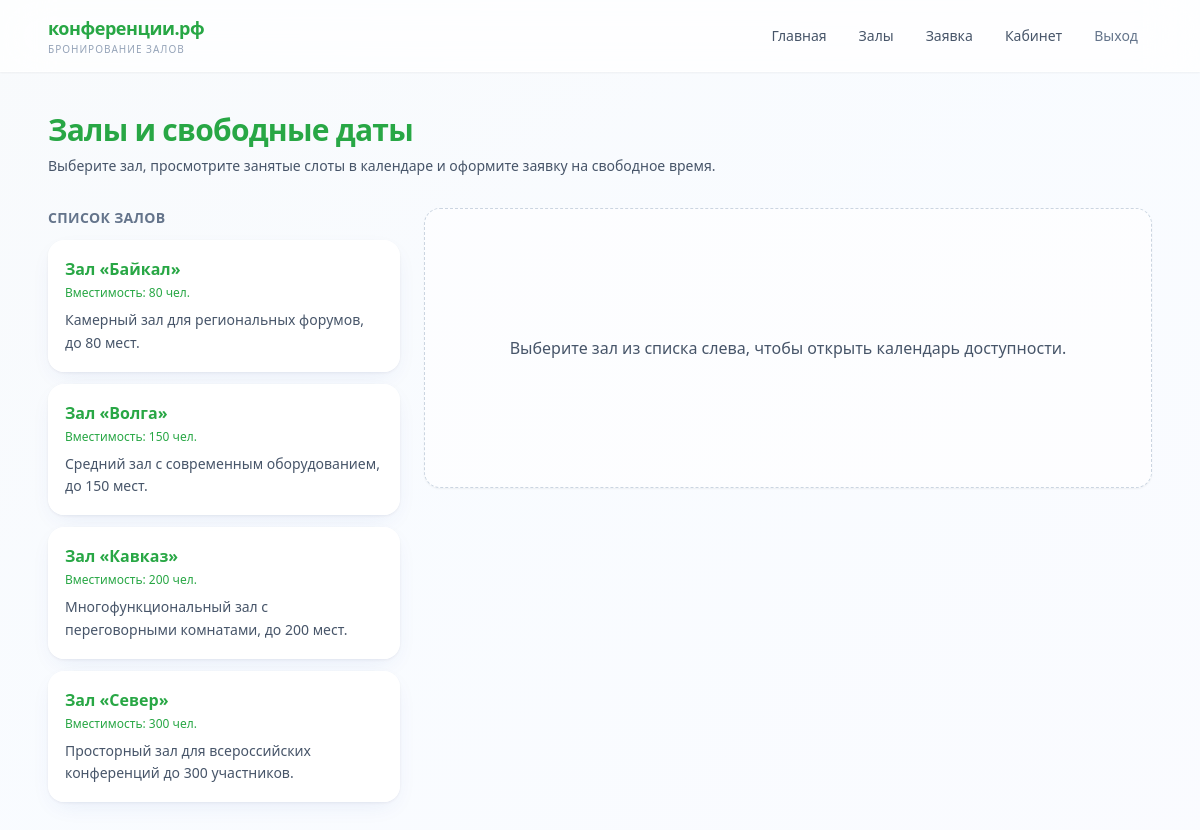
/halls/ (signed in), run on the app's committed database.
### portal/models.py (models this page shows, shortened)
class Room(models.Model):
    name = models.CharField(max_length=200, verbose_name='Название')
    description = models.TextField(blank=True, verbose_name='Описание')
    capacity = models.PositiveIntegerField(default=100, verbose_name='Вместимость')
    is_active = models.BooleanField(default=True, verbose_name='Доступен')
    class Meta:
        verbose_name = 'Зал'
        verbose_name_plural = 'Залы'
        ordering = ['name']

### portal/views.py (the view)
# urls.py: path('halls/', views.halls, name='halls'),
@login_required
def halls(request):
    rooms = Room.objects.filter(is_active=True)
    selected_room_id = request.GET.get('room')
    selected_room = None
    if selected_room_id:
        selected_room = get_object_or_404(Room, pk=selected_room_id, is_active=True)
    return render(request, 'halls.html', {
        'rooms': rooms,
        'selected_room': selected_room,
    })

### templates/halls.html (shortened to what this page needs)
{% extends 'base.html' %}
{% load static %}
{% block content %}
<header class="mb-8">
    <h1 class="text-2xl font-bold tracking-tight text-brand-950 sm:text-3xl">Залы и свободные даты</h1>
    <p class="mt-2 max-w-2xl text-sm text-slate-600">Выберите зал, просмотрите занятые слоты в календаре и оформите заявку на свободное время.</p>
</header>
<section class="grid grid-cols-1 gap-6 lg:grid-cols-3">
    <aside class="space-y-3 lg:col-span-1">
        <h2 class="text-sm font-bold uppercase tracking-wide text-slate-500">Список залов</h2>
        {% for room in rooms %}
        <a href="?room={{ room.pk }}"
           class="block rounded-2xl border bg-white/90 p-4 shadow-card backdrop-blur-sm transition hover:-translate-y-0.5 hover:shadow-soft {% if selected_room and selected_room.pk == room.pk %}border-brand-400 ring-2 ring-brand-500/30{% else %}border-white/80 hover:border-brand-200{% endif %}">
            <p class="font-semibold text-brand-900">{{ room.name }}</p>
            <p class="mt-1 text-xs font-medium text-brand-600">Вместимость: {{ room.capacity }} чел.</p>
            <p class="mt-2 text-sm leading-relaxed text-slate-600">{{ room.description|truncatewords:15 }}</p>
        </a>
        {% empty %}
        <p class="rounded-xl bg-amber-50 p-4 text-sm text-amber-800">Залы пока не добавлены.</p>
        {% endfor %}
    </aside>
    <section class="lg:col-span-2">
        {% if selected_room %}
        <article class="overflow-hidden rounded-2xl border border-white/80 bg-white/90 shadow-card backdrop-blur-sm" id="calendar-app"
                 data-room-id="{{ selected_room.pk }}"
                 data-room-name="{{ selected_room.name }}"
                 data-availability-url="{% url 'hall_availability' selected_room.pk %}">
            <header class="flex flex-wrap items-center justify-between gap-3 border-b border-slate-100 bg-gradient-to-r from-brand-50/80 to-white px-5 py-4">
                <h2 class="text-lg font-semibold text-brand-900">{{ selected_room.name }}</h2>
                <nav class="flex flex-wrap items-center gap-2 text-sm">
                    <button type="button" id="cal-prev" class="rounded-lg border border-slate-200 bg-white px-3 py-1.5 font-medium text-slate-700 shadow-sm transition hover:bg-slate-50">Пред.</button>
                    <span id="cal-title" class="min-w-[120px] text-center font-semibold text-slate-700"></span>
                    <button type="button" id="cal-next" class="rounded-lg border border-slate-200 bg-white px-3 py-1.5 font-medium text-slate-700 shadow-sm transition hover:bg-slate-50">След.</button>
                </nav>
            </header>
            <div class="overflow-x-auto p-4">
                <table class="calendar-table w-full min-w-[280px] overflow-hidden rounded-xl text-sm shadow-inner" id="cal-grid">
                    <thead>
                        <tr class="bg-slate-100">
                            <th class="py-2 font-semibold text-slate-600">Пн</th>
                            <th class="py-2 font-semibold text-slate-600">Вт</th>
                            <th class="py-2 font-semibold text-slate-600">Ср</th>
                            <th class="py-2 font-semibold text-slate-600">Чт</th>
                            <th class="py-2 font-semibold text-slate-600">Пт</th>
                            <th class="py-2 font-semibold text-slate-600">Сб</th>
                            <th class="py-2 font-semibold text-slate-600">Вс</th>
                        </tr>
                    </thead>
                    <tbody id="cal-body" class="bg-white"></tbody>
                </table>
            </div>
            <section id="slots-panel" class="hidden border-t border-slate-100 bg-slate-50/50 px-5 py-4">
                <h3 class="mb-3 font-medium text-brand-900">Свободные слоты на <span id="selected-date-label" class="text-brand-600"></span></h3>
                <ul id="slots-list" class="mb-4 flex flex-wrap gap-2"></ul>
                <a id="booking-link" href="#" class="hidden inline-flex rounded-xl bg-gradient-to-r from-brand-600 to-brand-700 px-5 py-2.5 text-sm font-semibold text-white shadow-md transition hover:from-brand-700 hover:to-brand-800">Оставить заявку</a>
            </section>
            <footer class="flex flex-wrap items-center gap-4 border-t border-slate-100 px-5 py-3 text-xs text-slate-500">
                <span class="flex items-center gap-1.5"><span class="h-3 w-3 rounded bg-red-200 ring-1 ring-red-300"></span> занято</span>
                <span class="flex items-center gap-1.5"><span class="h-3 w-3 rounded bg-emerald-100 ring-1 ring-emerald-300"></span> свободно</span>
            </footer>
        </article>
        {% else %}
        <article class="flex min-h-[280px] items-center justify-center rounded-2xl border border-dashed border-slate-300 bg-white/60 p-8 text-center text-slate-600 shadow-sm">
            Выберите зал из списка слева, чтобы открыть календарь доступности.
        </article>
        {% endif %}
    </section>
</section>
{% endblock %}

### data on the page
Room: name "Зал «Байкал»", capacity "80", description "Камерный зал для региональных форумов, до 80 мест."
Room: name "Зал «Волга»", capacity "150", description "Средний зал с современным оборудованием, до 150 мест."
Room: name "Зал «Кавказ»", capacity "200", description "Многофункциональный зал с переговорными комнатами, до 200 мест."
Room: name "Зал «Север»", capacity "300", description "Просторный зал для всероссийских конференций до 300 участников."
